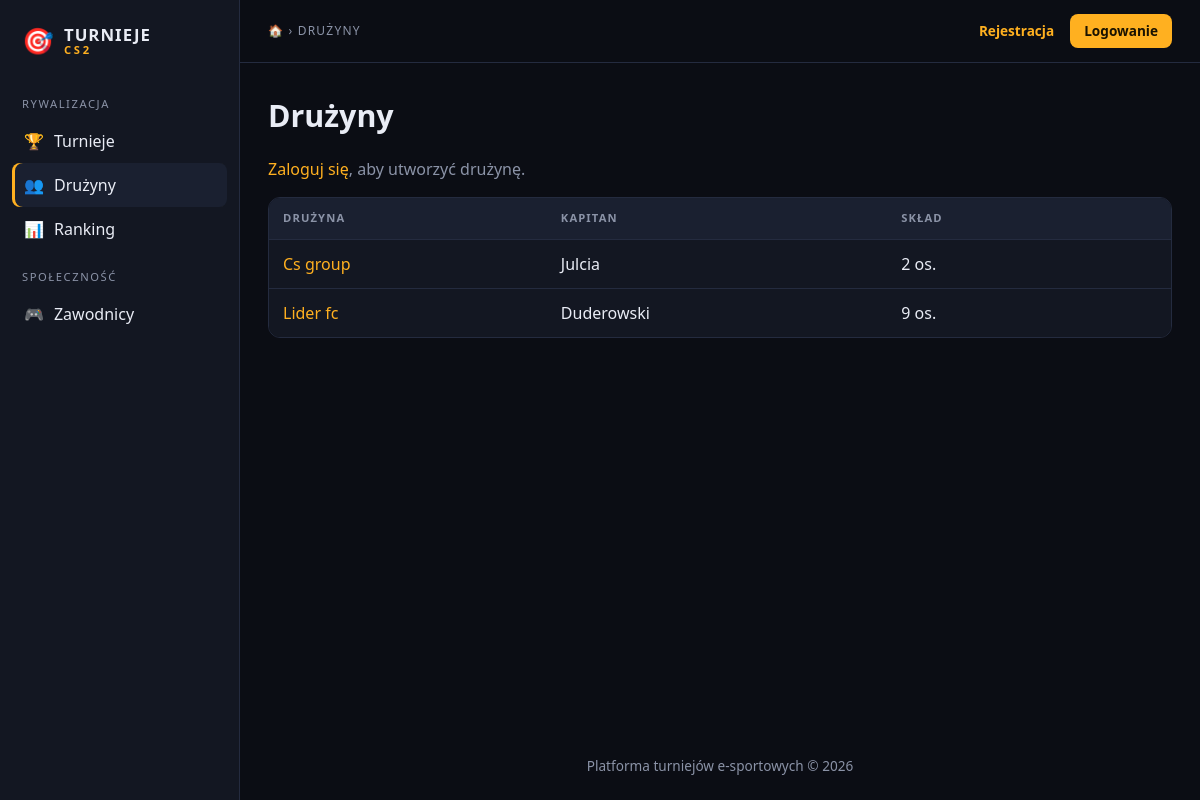
The page /Strona/turnieje/druzyny.php on the database its author committed.
### tables this page shows
CREATE TABLE `druzyna` (
  `id_druzyny` int(11) NOT NULL,
  `nazwa` varchar(30) NOT NULL,
  `id_wlasciciela` int(11) NOT NULL,
  `data_utworzenia` date NOT NULL DEFAULT curdate()
);

### Strona/turnieje/includes/auth.php (called while the page is built, shortened)
<?php
require_once __DIR__ . '/db.php';
function e($tekst): string {
    return htmlspecialchars((string)$tekst, ENT_QUOTES, 'UTF-8');
}
function zalogowany(): bool { return isset($_SESSION['uzytkownik']); }

### Strona/turnieje/includes/db.php (called while the page is built, shortened)
<?php
function db(): PDO {
    static $pdo = null;
    if ($pdo === null) {
        $pdo = new PDO(
            'mysql:host=' . DB_HOST . ';dbname=' . DB_NAME . ';charset=utf8mb4',
            DB_USER, DB_PASS,
            [
                PDO::ATTR_ERRMODE            => PDO::ERRMODE_EXCEPTION,
                PDO::ATTR_DEFAULT_FETCH_MODE => PDO::FETCH_ASSOC,
                PDO::ATTR_EMULATE_PREPARES   => false,
            ]
        );
    }
    return $pdo;
}

### Strona/turnieje/druzyny.php (the view, shortened to what this page needs)
<?php
require_once 'includes/auth.php';
$strona   = max(1, (int)($_GET['strona'] ?? 1));
$naStrone = 20;
$razem  = (int)db()->query('SELECT COUNT(*) FROM druzyna')->fetchColumn();
$stron  = max(1, (int)ceil($razem / $naStrone));
$strona = min($strona, $stron);
$offset = ($strona - 1) * $naStrone;
$druzyny = db()->query(
    "SELECT d.id_druzyny, d.nazwa, d.id_wlasciciela,
            (SELECT z.nick FROM sklad s JOIN zawodnik z ON z.id_zawodnika = s.id_zawodnika
              WHERE s.id_druzyny = d.id_druzyny AND s.rola = 'kapitan' LIMIT 1) AS kapitan,
            (SELECT COUNT(*) FROM sklad s WHERE s.id_druzyny = d.id_druzyny) AS liczba
     FROM druzyna d ORDER BY d.nazwa LIMIT $naStrone OFFSET $offset"
)->fetchAll();
require 'includes/header.php';
?>
<h1>Drużyny</h1>
<p>
  <?php if (zalogowany()): ?>
    <a class="przycisk" href="<?= BASE_URL ?>/druzyna_form.php">+ Utwórz drużynę</a>
  <?php else: ?>
    <span class="przygaszony"><a href="<?= BASE_URL ?>/login.php">Zaloguj się</a>, aby utworzyć drużynę.</span>
  <?php endif; ?>
</p>
<?php if (!$druzyny): ?>
  <p class="przygaszony">Nie ma jeszcze żadnych drużyn.</p>
<?php else: ?>
  <div class="tabela-wrap"><table>
    <tr><th>Drużyna</th><th>Kapitan</th><th>Skład</th><th></th></tr>
    <?php foreach ($druzyny as $d): ?>
      <tr>
        <td><a href="druzyna.php?id=<?= (int)$d['id_druzyny'] ?>"><?= e($d['nazwa']) ?></a></td>
        <td><?= e($d['kapitan'] ?? '–') ?></td>
        <td><?= (int)$d['liczba'] ?> os.</td>
        <td>
        </td>
      </tr>
    <?php endforeach; ?>
  </table></div>
<?php endif; ?>
<?php require 'includes/footer.php'; ?>

### Strona/turnieje/assets/style.css (style rules this page uses)
:root { --bg:#0b0d14; --panel:#131722; --panel2:#1a2030; --linia:#242b3f; --tekst:#e9ecf5; --przyg:#8b93a7; --akcent:#ffb020; --akcent-t:#1a1200; --blad:#ff6b6b; --ok:#4cd98a; }
* { box-sizing:border-box }
html { scroll-behavior:smooth }
body { margin:0;font-family:system-ui,"Segoe UI",Roboto,Arial,sans-serif;background:var(--bg);color:var(--tekst);line-height:1.5 }
a { color:var(--akcent);text-decoration:none }
h1 { font-size:1.9rem;margin:.2em 0 .6em }
.przygaszony { color:var(--przyg) }
.tabela-wrap { overflow-x:auto;border:1px solid var(--linia);border-radius:12px }
table { width:100%;border-collapse:collapse;background:var(--panel) }
th { font-size:.7rem;text-transform:uppercase;letter-spacing:.1em;color:var(--przyg);background:var(--panel2) }
th,td { padding:12px 14px;text-align:left;border-bottom:1px solid var(--linia) }
tr:last-child td { border-bottom:0 }

### rows shown on the page
druzyna: nazwa "Cs group", kapitan "Julcia", liczba "2"
druzyna: nazwa "Lider fc", kapitan "Duderowski", liczba "9"

### other values the page prints
mb_strtoupper($tytul ?? 'Strona główna') "DRUŻYNY"
